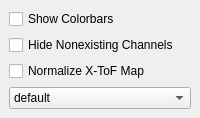
  <widget class="QDockWidget" name="dockWidget_2">
   <property name="sizePolicy">
    <sizepolicy hsizetype="Preferred" vsizetype="Fixed">
     <horstretch>0</horstretch>
     <verstretch>0</verstretch>
    </sizepolicy>
   </property>
   <property name="windowTitle">
    <string>PlotOptions</string>
   </property>
   <attribute name="dockWidgetArea">
    <number>1</number>
   </attribute>
   <widget class="QWidget" name="dockWidgetContents_2">
    <layout class="QVBoxLayout" name="verticalLayout_5">
     <item>
      <widget class="QCheckBox" name="show_colorbars">
       <property name="text">
        <string>Show Colorbars</string>
       </property>
      </widget>
     </item>
     <item>
      <widget class="QCheckBox" name="hide_plots">
       <property name="text">
        <string>Hide Nonexisting Channels</string>
       </property>
      </widget>
     </item>
     <item>
      <widget class="QCheckBox" name="normalizeXTof">
       <property name="text">
        <string>Normalize X-ToF Map</string>
       </property>
      </widget>
     </item>
     <item>
      <widget class="QComboBox" name="color_selector">
       <item>
        <property name="text">
         <string>default</string>
        </property>
       </item>
       <item>
        <property name="text">
         <string>gist_ncar</string>
        </property>
       </item>
       <item>
        <property name="text">
         <string>gist_rainbow</string>
        </property>
       </item>
       <item>
        <property name="text">
         <string>jet</string>
        </property>
       </item>
       <item>
        <property name="text">
         <string>hsv</string>
        </property>
       </item>
       <item>
        <property name="text">
         <string>hot</string>
        </property>
       </item>
       <item>
        <property name="text">
         <string>binary</string>
        </property>
       </item>
      </widget>
     </item>
    </layout>
   </widget>
  </widget>
